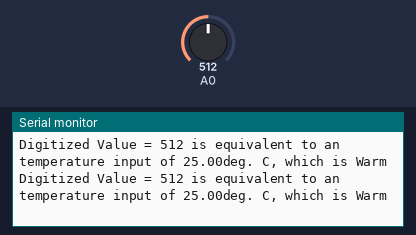
This program was run on a simulated ESP8266 (Wemos D1 mini). On the bench: the last lines printed to the serial monitor. The test bench sets the inputs (shaded band); at power-on: A0 = 512.

Above: at 2.8 s.
2.9 s: A0 set to 716
At 4.8 s:
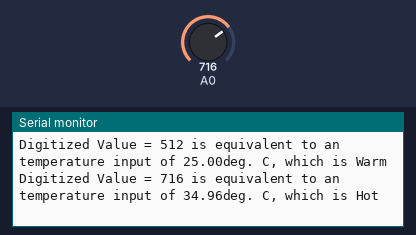
7.5 s: A0 set to 900
At 9.1 s:
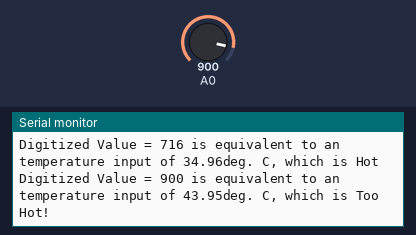
11.5 s: A0 set to 511
At 12.5 s:
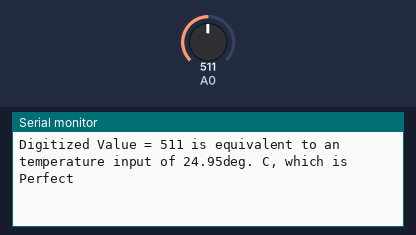
15.6 s: A0 set to 306
At 17.0 s:
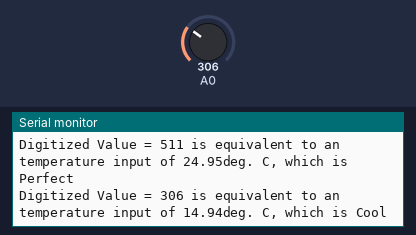
19.6 s: A0 set to 122
At 21.3 s:
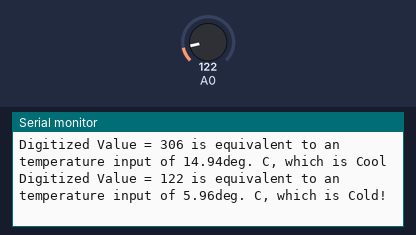

The program:

main.cpp
```cpp
// Student Name: Liam Tingley
// Student Number: 100161568
// Assignment: COMP-5163 - Analog Input
// Version: V1.0
// Date: October 9th, 2026

#include <Arduino.h>

void setup() {
 // Configure the USB serial monitor
 Serial.begin(15200);
}

void loop() {

 int iVal;
 // Read digitized value from the D1 Mini's A/D convertor
 iVal = analogRead(A0);

 const float TEMP_MAX = 50.0f; // In Celsius.
 const float VOLTAGE = 3.3f; // Voltage.

 float temperature = iVal * VOLTAGE / 1024 * (TEMP_MAX / VOLTAGE);

 // Temperature output-handling logic.
 if(temperature < 10.0f) {

    Serial.println("Digitized Value = " + String(iVal) + " is equivalent to an temperature input of " + temperature + "deg. C, which is Cold!");

 } else if(temperature >= 10.0f && temperature < 15.0f) {

    Serial.println("Digitized Value = " + String(iVal) + " is equivalent to an temperature input of " + temperature + "deg. C, which is Cool");

 } else if(temperature >= 15.0f && temperature < 25.0f) {

    Serial.println("Digitized Value = " + String(iVal) + " is equivalent to an temperature input of " + temperature + "deg. C, which is Perfect");

 } else if(temperature >= 25.0f && temperature < 30.0f) {

    Serial.println("Digitized Value = " + String(iVal) + " is equivalent to an temperature input of " + temperature + "deg. C, which is Warm");

 } else if(temperature >= 30.0f && temperature <= 35.0f) {

    Serial.println("Digitized Value = " + String(iVal) + " is equivalent to an temperature input of " + temperature + "deg. C, which is Hot");

 } else if(temperature > 35.0f) {

    Serial.println("Digitized Value = " + String(iVal) + " is equivalent to an temperature input of " + temperature + "deg. C, which is Too Hot!");

 }

 // Wait 2 seconds (2000 ms)
 delay(2000);

}
```

Measured:
- after the input at 2.9 s, the serial monitor: prints a new line after 1.1 s (image 1)
- after the input at 7.5 s, the serial monitor: prints a new line after 0.57 s (image 2)
- after the input at 11.5 s, the serial monitor: prints a new line after 0.61 s (image 3)
- after the input at 15.6 s, the serial monitor: prints a new line after 0.55 s (image 4)
- after the input at 19.6 s, the serial monitor: prints a new line after 0.59 s (image 5)
